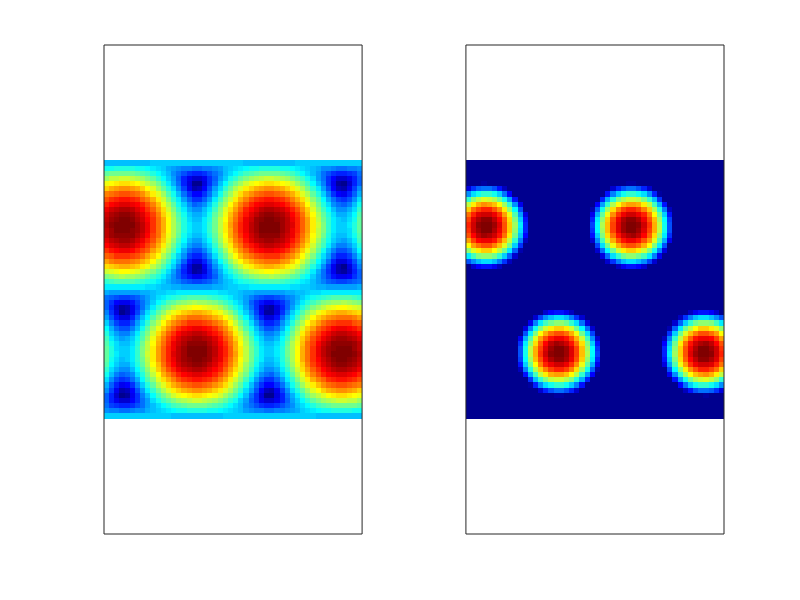

The MATLAB source for this figure:
clear;

phz=NaN(12,6); %VCO phases are defined by a 12x6 matrix representing the output from a matrix of theta CPGs in Fig. 7C
rotation_angle = 0; %orientation of the tuning function is zero by default
q=0.65; % spike threshold is 0.65 by default

%%  Note that above, the phz matrix is assigned to all NaNs, meaning that the target neuron
%%  receives no input from any ring oscillator. Assigning a value of N=1-12 to an entry of the 
%%  phz matrix causes the target neuron to receive input from the theta cell at the Nth position
%%  in the ring oscillator at the corresponding matrix position. For example, phz(8,4)=10 causes 
%%  the target neuron to receive input from the 10th theta cell in the ring at row 8, column 4.
%%  Note that this scheme only permits the target neuron to receive input from one theta cell 
%%  per ring, and that by default, the weights of all inputs are uniformly equal to one.

%%%1) border cell against bottom edge in square box
% phz(10,:)=[3 4 6 8 12 10];

%%%2) large spacing entorhinal grid cell in square box 
phz(:,4)=[10 NaN NaN NaN 10 NaN NaN NaN 4 NaN NaN NaN];

%%%3) small spacing entorhinal grid cell in square box 
%phz(:,5)=[NaN 4 NaN NaN NaN 10 NaN NaN NaN 4 NaN NaN];

%%%4) single-field CA3 place cell in square box
% rotation_angle = 8*pi/6; %orientation of the tuning function is zero by default
% phz(:,3)=   [12    12     1     1     1     1     1     1    12    11    11    11];
% phz(:,4)=   [11    12     1     1     1     1     1     1    11    11    11    11];
% phz(:,5)=   [11    12     1     2     3     2     1     1    11    10     9    10];

%%%5) curved edge border cell in cylinder 
%   phz(12,:)=[2 2 3 5 8 2];
%   phz(1,:)=[2 2 3 5 8 2];
%   phz(2,:)=[2 2 3 5 8 2];
%   phz(3,:)=[2 2 3 5 8 2];
%   phz(4,:)=[2 2 3 5 8 2];
%   phz(5,:)=[2 2 3 5 8 2];
%   q=.75

%%%6) lumpy border cell against right edge in square box
% phz(1,:)=[2 3 4 6 9 4];
% phz(3,3:4)=[7 1]

%%%7) multi-field dentate place cell in square box 
%    phz(:,3)=   [ 9     1     2     2     8     5     3     8     9     9     5     3];
%    phz(:,4)=   [ 4     1     4     1     6     1     2     5     6    10    10    12];
%    phz(:,5)=   [ 1     3     3    11     8     1     1     6     7     3     7     5];

 
cells_per_ring = 12; %number of theta cells assumed to reside in each ring oscillator CPG
cell_phases=(0:(cells_per_ring-1))*2*pi/cells_per_ring; %phases for each cell in a VCO ring
phz=(phz./12)*2*pi; %convert phase matrix from cell numbers to VCO phases

figure(3);
clf
nrows=6; %number of rows in the CPG matrix
ncols=12; %number of columns in the CPG matrix
        Nmesh=50;
        MAX=5;
        ss=linspace(-MAX,MAX,Nmesh);
        [xx,yy]=meshgrid(ss,ss);
        
minrho=0.14; %smallest preferred vector length in the VCO matrix

cosnum=1; Esum=[];

for col=1:ncols
    theta(col,1:nrows)=pi+rotation_angle+(((col-1))/12)*2*pi; %assign the orientations of preferred vectors by column
    for row=1:nrows
         rho(col,row)=minrho*(sqrt(3)^(row-1)); 
        if isnan(phz(col,row)); %assign which cell in this ring projects to the target
            weight(col,row)=0; %weighting coefficient is 1 for the projection cell, implicitly 0 for all others
        else
            weight(col,row)=1; %weighting coefficient is 1 for the projection cell, implicitly 0 for all others
            px=cos(-theta(col,row));
            py=sin(-theta(col,row));
            %analytic signal
            s(cosnum,:,:)=exp(i*(rho(col,row)*px*xx + rho(col,row)*py*yy+phz(col,row)));
         if isempty(Esum);
             Esum=squeeze(s(cosnum,:,:));
         else
             Esum=Esum+squeeze(s(cosnum,:,:));
         end        
            cosnum=cosnum+1;
        end
    end
end

  
        Esum=abs(Esum);
  
        subplot(1,2,1);
        imagesc(ss,ss,Esum)
        axis equal
        axis tight
        colormap jet;
        set(gca,'xtick',[],'ytick',[]);
%colorbar;

        subplot(1,2,2);
        Emax=max(Esum(:));
        EE=max(0, Esum-q*Emax);
        EEmax=max(EE(:));

        imagesc(ss,ss,EE/EEmax)
        axis equal
        axis tight
        colormap jet;
        set(gca,'xtick',[],'ytick',[]);
